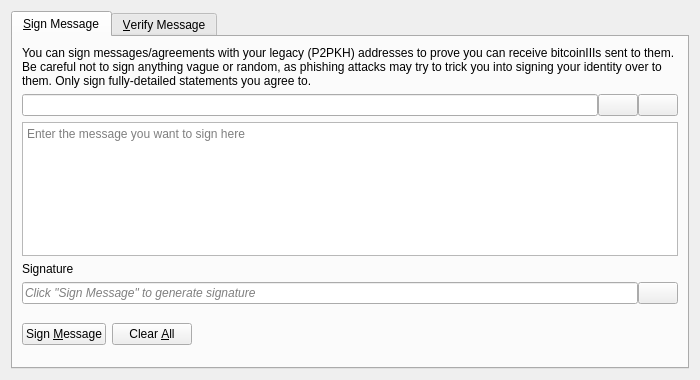
<?xml version="1.0" encoding="UTF-8"?>
<ui version="4.0">
 <class>SignVerifyMessageDialog</class>
 <widget class="QDialog" name="SignVerifyMessageDialog">
  <property name="geometry">
   <rect>
    <x>0</x>
    <y>0</y>
    <width>700</width>
    <height>380</height>
   </rect>
  </property>
  <property name="windowTitle">
   <string>Signatures - Sign / Verify a Message</string>
  </property>
  <property name="modal">
   <bool>true</bool>
  </property>
  <layout class="QVBoxLayout" name="verticalLayout">
   <item>
    <widget class="QTabWidget" name="tabWidget">
     <property name="currentIndex">
      <number>0</number>
     </property>
     <widget class="QWidget" name="tabSignMessage">
      <attribute name="title">
       <string>&amp;Sign Message</string>
      </attribute>
      <layout class="QVBoxLayout" name="verticalLayout_SM">
       <item>
        <widget class="QLabel" name="infoLabel_SM">
         <property name="text">
          <string>You can sign messages/agreements with your legacy (P2PKH) addresses to prove you can receive bitcoinIIIs sent to them. Be careful not to sign anything vague or random, as phishing attacks may try to trick you into signing your identity over to them. Only sign fully-detailed statements you agree to.</string>
         </property>
         <property name="textFormat">
          <enum>Qt::PlainText</enum>
         </property>
         <property name="wordWrap">
          <bool>true</bool>
         </property>
        </widget>
       </item>
       <item>
        <layout class="QHBoxLayout" name="horizontalLayout_1_SM">
         <property name="spacing">
          <number>0</number>
         </property>
         <item>
          <widget class="QValidatedLineEdit" name="addressIn_SM">
           <property name="toolTip">
            <string>The BitcoinIII address to sign the message with</string>
           </property>
          </widget>
         </item>
         <item>
          <widget class="QPushButton" name="addressBookButton_SM">
           <property name="toolTip">
            <string>Choose previously used address</string>
           </property>
           <property name="text">
            <string/>
           </property>
           <property name="icon">
            <iconset resource="../bitcoinIII.qrc">
             <normaloff>:/icons/address-book</normaloff>:/icons/address-book</iconset>
           </property>
           <property name="shortcut">
            <string>Alt+A</string>
           </property>
           <property name="autoDefault">
            <bool>false</bool>
           </property>
          </widget>
         </item>
         <item>
          <widget class="QPushButton" name="pasteButton_SM">
           <property name="toolTip">
            <string>Paste address from clipboard</string>
           </property>
           <property name="text">
            <string/>
           </property>
           <property name="icon">
            <iconset resource="../bitcoinIII.qrc">
             <normaloff>:/icons/editpaste</normaloff>:/icons/editpaste</iconset>
           </property>
           <property name="shortcut">
            <string>Alt+P</string>
           </property>
           <property name="autoDefault">
            <bool>false</bool>
           </property>
          </widget>
         </item>
        </layout>
       </item>
       <item>
        <widget class="QPlainTextEdit" name="messageIn_SM">
         <property name="toolTip">
          <string>Enter the message you want to sign here</string>
         </property>
         <property name="placeholderText">
          <string>Enter the message you want to sign here</string>
         </property>
        </widget>
       </item>
       <item>
        <widget class="QLabel" name="signatureLabel_SM">
         <property name="text">
          <string>Signature</string>
         </property>
         <property name="textFormat">
          <enum>Qt::PlainText</enum>
         </property>
        </widget>
       </item>
       <item>
        <layout class="QHBoxLayout" name="horizontalLayout_2_SM">
         <property name="spacing">
          <number>0</number>
         </property>
         <item>
          <widget class="QLineEdit" name="signatureOut_SM">
           <property name="placeholderText">
            <string>Click "Sign Message" to generate signature</string>
           </property>
           <property name="font">
            <font>
             <italic>true</italic>
            </font>
           </property>
           <property name="readOnly">
            <bool>true</bool>
           </property>
          </widget>
         </item>
         <item>
          <widget class="QPushButton" name="copySignatureButton_SM">
           <property name="toolTip">
            <string>Copy the current signature to the system clipboard</string>
           </property>
           <property name="text">
            <string/>
           </property>
           <property name="icon">
            <iconset resource="../bitcoinIII.qrc">
             <normaloff>:/icons/editcopy</normaloff>:/icons/editcopy</iconset>
           </property>
           <property name="autoDefault">
            <bool>false</bool>
           </property>
          </widget>
         </item>
        </layout>
       </item>
       <item>
        <layout class="QHBoxLayout" name="horizontalLayout_3_SM">
         <item>
          <widget class="QPushButton" name="signMessageButton_SM">
           <property name="toolTip">
            <string>Sign the message to prove you own this BitcoinIII address</string>
           </property>
           <property name="text">
            <string>Sign &amp;Message</string>
           </property>
           <property name="icon">
            <iconset resource="../bitcoinIII.qrc">
             <normaloff>:/icons/edit</normaloff>:/icons/edit</iconset>
           </property>
           <property name="autoDefault">
            <bool>false</bool>
           </property>
          </widget>
         </item>
         <item>
          <widget class="QPushButton" name="clearButton_SM">
           <property name="toolTip">
            <string>Reset all sign message fields</string>
           </property>
           <property name="text">
            <string>Clear &amp;All</string>
           </property>
           <property name="icon">
            <iconset resource="../bitcoinIII.qrc">
             <normaloff>:/icons/remove</normaloff>:/icons/remove</iconset>
           </property>
           <property name="autoDefault">
            <bool>false</bool>
           </property>
          </widget>
         </item>
         <item>
          <spacer name="horizontalSpacer_1_SM">
           <property name="orientation">
            <enum>Qt::Horizontal</enum>
           </property>
           <property name="sizeHint" stdset="0">
            <size>
             <width>40</width>
             <height>48</height>
            </size>
           </property>
          </spacer>
         </item>
         <item>
          <widget class="QLabel" name="statusLabel_SM">
           <property name="font">
            <font>
             <weight>75</weight>
             <bold>true</bold>
            </font>
           </property>
           <property name="text">
            <string/>
           </property>
           <property name="wordWrap">
            <bool>true</bool>
           </property>
          </widget>
         </item>
         <item>
          <spacer name="horizontalSpacer_2_SM">
           <property name="orientation">
            <enum>Qt::Horizontal</enum>
           </property>
           <property name="sizeHint" stdset="0">
            <size>
             <width>40</width>
             <height>48</height>
            </size>
           </property>
          </spacer>
         </item>
        </layout>
       </item>
      </layout>
     </widget>
     <widget class="QWidget" name="tabVerifyMessage">
      <attribute name="title">
       <string>&amp;Verify Message</string>
      </attribute>
      <layout class="QVBoxLayout" name="verticalLayout_VM">
       <item>
        <widget class="QLabel" name="infoLabel_VM">
         <property name="text">
          <string>Enter the receiver's address, message (ensure you copy line breaks, spaces, tabs, etc. exactly) and signature below to verify the message. Be careful not to read more into the signature than what is in the signed message itself, to avoid being tricked by a man-in-the-middle attack. Note that this only proves the signing party receives with the address, it cannot prove sendership of any transaction!</string>
         </property>
         <property name="textFormat">
          <enum>Qt::PlainText</enum>
         </property>
         <property name="alignment">
          <set>Qt::AlignLeading|Qt::AlignLeft|Qt::AlignTop</set>
         </property>
         <property name="wordWrap">
          <bool>true</bool>
         </property>
        </widget>
       </item>
       <item>
        <layout class="QHBoxLayout" name="horizontalLayout_1_VM">
         <property name="spacing">
          <number>0</number>
         </property>
         <item>
          <widget class="QValidatedLineEdit" name="addressIn_VM">
           <property name="toolTip">
            <string>The BitcoinIII address the message was signed with</string>
           </property>
          </widget>
         </item>
         <item>
          <widget class="QPushButton" name="addressBookButton_VM">
           <property name="toolTip">
            <string>Choose previously used address</string>
           </property>
           <property name="text">
            <string/>
           </property>
           <property name="icon">
            <iconset resource="../bitcoinIII.qrc">
             <normaloff>:/icons/address-book</normaloff>:/icons/address-book</iconset>
           </property>
           <property name="shortcut">
            <string>Alt+A</string>
           </property>
           <property name="autoDefault">
            <bool>false</bool>
           </property>
          </widget>
         </item>
        </layout>
       </item>
       <item>
        <widget class="QPlainTextEdit" name="messageIn_VM">
          <property name="toolTip">
            <string>The signed message to verify</string>
          </property>
          <property name="placeholderText">
            <string>The signed message to verify</string>
          </property>
        </widget>
       </item>
       <item>
        <widget class="QValidatedLineEdit" name="signatureIn_VM">
          <property name="toolTip">
            <string>The signature given when the message was signed</string>
          </property>
          <property name="placeholderText">
            <string>The signature given when the message was signed</string>
          </property>
        </widget>
       </item>
       <item>
        <layout class="QHBoxLayout" name="horizontalLayout_2_VM">
         <item>
          <widget class="QPushButton" name="verifyMessageButton_VM">
           <property name="toolTip">
            <string>Verify the message to ensure it was signed with the specified BitcoinIII address</string>
           </property>
           <property name="text">
            <string>Verify &amp;Message</string>
           </property>
           <property name="icon">
            <iconset resource="../bitcoinIII.qrc">
             <normaloff>:/icons/transaction_0</normaloff>:/icons/transaction_0</iconset>
           </property>
           <property name="autoDefault">
            <bool>false</bool>
           </property>
          </widget>
         </item>
         <item>
          <widget class="QPushButton" name="clearButton_VM">
           <property name="toolTip">
            <string>Reset all verify message fields</string>
           </property>
           <property name="text">
            <string>Clear &amp;All</string>
           </property>
           <property name="icon">
            <iconset resource="../bitcoinIII.qrc">
             <normaloff>:/icons/remove</normaloff>:/icons/remove</iconset>
           </property>
           <property name="autoDefault">
            <bool>false</bool>
           </property>
          </widget>
         </item>
         <item>
          <spacer name="horizontalSpacer_1_VM">
           <property name="orientation">
            <enum>Qt::Horizontal</enum>
           </property>
           <property name="sizeHint" stdset="0">
            <size>
             <width>40</width>
             <height>48</height>
            </size>
           </property>
          </spacer>
         </item>
         <item>
          <widget class="QLabel" name="statusLabel_VM">
           <property name="font">
            <font>
             <weight>75</weight>
             <bold>true</bold>
            </font>
           </property>
           <property name="text">
            <string/>
           </property>
           <property name="wordWrap">
            <bool>true</bool>
           </property>
          </widget>
         </item>
         <item>
          <spacer name="horizontalSpacer_2_VM">
           <property name="orientation">
            <enum>Qt::Horizontal</enum>
           </property>
           <property name="sizeHint" stdset="0">
            <size>
             <width>40</width>
             <height>48</height>
            </size>
           </property>
          </spacer>
         </item>
        </layout>
       </item>
      </layout>
     </widget>
    </widget>
   </item>
  </layout>
 </widget>
 <customwidgets>
  <customwidget>
   <class>QValidatedLineEdit</class>
   <extends>QLineEdit</extends>
   <header>qt/qvalidatedlineedit.h</header>
  </customwidget>
 </customwidgets>
 <resources>
  <include location="../bitcoinIII.qrc"/>
 </resources>
 <connections/>
</ui>
